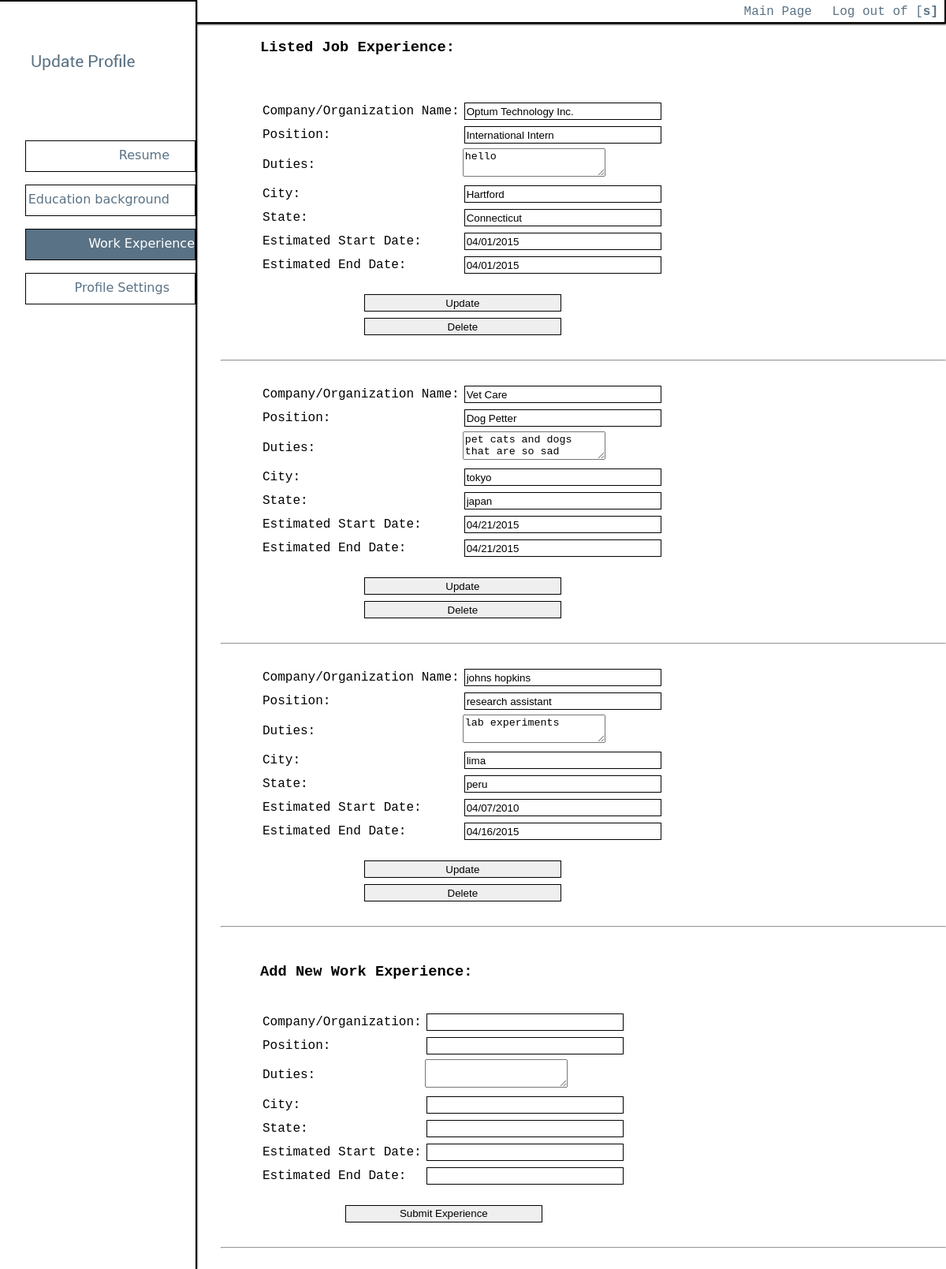
Screenshot of /MainPage/Profile/Update_Exp.php (signed in) with the database file from the repository.
### tables this page shows
CREATE TABLE `priorjobs` (
  `JobID` int(11) unsigned NOT NULL AUTO_INCREMENT,
  `PJCompanyName` varchar(45) NOT NULL COMMENT 'ResumeID FK',
  `PJJobTitle` varchar(45) NOT NULL,
  `PJDuties` varchar(45) DEFAULT NULL,
  `PJCity` varchar(45) DEFAULT NULL,
  `PJState` varchar(45) DEFAULT NULL,
  `PJStartDate` varchar(45) DEFAULT NULL,
  `PJEndDate` varchar(45) DEFAULT NULL,
  `UserId` varchar(45) NOT NULL,
  PRIMARY KEY (`JobID`),
  UNIQUE KEY `JobID_UNIQUE` (`JobID`),
  KEY `UserId_idx` (`UserId`),
  CONSTRAINT `seekername` FOREIGN KEY (`UserId`) REFERENCES `seeker` (`UserName`) ON DELETE CASCADE ON UPDATE NO ACTION
);

### MainPage/Profile/Update_Exp.php (the view, shortened to what this page needs)
 <!doctype html>
<html>
<head>
<link href="jquery-ui.css" rel="stylesheet">
<link href="../stylesheet_main.css" rel="stylesheet" type="text/css" >
</head>
<body>
<header>
<div class="topbar">
  <div class="navbutton">
    <nav>
         	<a class="topbutton" href="../Main_Page.php">Main Page</a>
            <a class="topbutton" href = "../../login/logout.php">Log out of [<b><?php echo "". $_SESSION['login_user'];?>]</b></a>
    </nav>
  </div>
</div>
<div class="sidebar">
  <h1><img src="../../MainPage_img/Update Profile.png"></h1>
  <div class="navbutton">
    <nav>
      <a class="side_button" href="Update_Resume.php">Resume</a>
      <a class="side_button" href="Update_Edu.php">Education background</a>
      <a class="side_button_select">Work Experience</a>
	  <a class="side_button" href="User_Settings.php">Profile Settings</a>
    </nav>
  </div>
</div>
</header>
<div class = "content">
<h3 class = "contentHeader">Listed Job Experience:</h3><br><br>
<?php
	$sql = "SELECT * FROM priorjobs WHERE UserID = '".  $_SESSION['login_user'].
		"' ;";
    $conn = new mysqli($address, $username, $password, $database);
	 if ($conn->connect_error) {
        die("Connection failed: " . $conn->connect_error);
    } else {
	    $result = $conn->query($sql);
		if (!$result) {
		    echo "<b>database result error</b>";
			exit;
		} else {
		  while($row = $result->fetch_assoc())
			{
			echo "<div style='padding-left:50px; padding-right:100px;'><form method ='post' action='submitJobUpdate.php'>";
			echo "<table border='0'><tr>";
			echo "<td>Company/Organization Name: </td>";
			echo '<td><input name="company" value = "'.$row["PJCompanyName"].'"> </input></td></tr>';
			echo "<tr><td>Position: </td>";
			echo '<td><input name="position" value = "'.$row["PJJobTitle"].'"> </input></td></tr>';
			echo "<tr><td>Duties: </td>";
			echo '<td><textarea name="duties" value = "'.$row["PJDuties"].'">'.$row["PJDuties"].' </textarea></td></tr>';
			echo "<tr><td>City: </td>";
			echo '<td><input name="city" value = "'.$row["PJCity"].'"> </input></td></tr>';
			echo "<tr><td>State: </td>";
			echo '<td><input name="state" value = "'.$row["PJState"].'"> </input></td></tr>';
			echo "<tr><td>Estimated Start Date: </td><td>";
			echo '<input name = "start" class = "datepicker" value = "'.$row["PJStartDate"].'" readonly> </input></td></tr>';
			echo "<tr><td>Estimated End Date: </td><td>";
			echo '<input name = "end" class = "datepicker" value = "'.$row["PJEndDate"].'" readonly> </input></td></tr>';
			echo "<tr><td colspan='2' align='center'><br><input  type='submit' name = 'update' value = 'Update'></td></tr>";
			echo "<tr><td colspan='2' align='center'><input  type='submit' name = 'delete' value = 'Delete'></td></tr>";
			echo "</table></form></div><br><hr><br>";
			}
		}
	}
?>
<h3 class = "contentHeader">Add New Work Experience:</h3><br>
			<div style='padding-left:50px; padding-right:100px;'><form method ='post' action='submitJobUpdate.php'>
			<table border='0'>
			<tr>
			<td>Company/Organization: </td><td><input name="company"> </input></td>
			</tr><tr>
			<td>Position:</td> <td><input name = 'position'></td>
			</tr><tr>
			<td>Duties:</td><td> <textarea name = 'duties' > </textarea></td>
			</tr><tr>
			<td>City:</td> <td><input name = 'city'></td>
			</tr><tr>
			<td>State:</td> <td><input name = 'state'></td>
			</tr><tr>
			<td>Estimated Start Date: </td><td> <input name = "start" class = "datepicker" readonly> </input></td>
			</tr><tr>
			<td>Estimated End Date: </td><td> <input name = "end" class = "datepicker"  readonly> </input></td>
			</tr><tr>
			<td colspan='2' align='center'><br><input  type='submit' name = 'add' value = 'Submit Experience'></td></tr>
			</table></form></div><br><hr><br>
</div>
</body>
</html>

### MainPage/stylesheet_main.css (style rules this page uses)
* { -webkit-box-sizing: border-box; -moz-box-sizing: border-box; box-sizing: border-box; }
body { overflow-x: hidden; margin: 0; -moz-transition: opacity .25s ease-in-out, background .25s ease-in-out; -webkit-transition: opacity .25s ease-in-out, background .25s ease-in-out; font-family:Consolas, "Andale Mono", "Lucida Console", "Lucida Sans Typewriter", Monaco, "Courier New", monospace; }
.topbar { background-color: white; opacity: 1; }
.sidebar { background-color: white; opacity: 1; }
h1 { font-family:Consolas, "Andale Mono", "Lucida Console", "Lucida Sans Typewriter", Monaco, "Courier New", monospace; font-size: 2em; }
.topbar { text-align:right; height: 30px; z-index: 0; top: 0px; border-bottom: 2px solid black; border-right: 2px solid black; padding: 0em; margin-left: 0em; box-shadow: 0px 1px 2px black; }
.topbar a { margin: 0.5em; }
.topbar,nav { padding-top:0.2em; }
.sidebar { display: block; width: 250px; height: 100%; position: fixed; left: 0px; top: 0px; z-index: 100; border-right: 2px solid black; border-top: 2px solid black; padding-left: 2em; box-shadow: 0px 0px 2px black; background-color: white; }
.side_button { height: 40px; text-align:right; display: block; border: thin solid; border-color: black; position: relative; padding-right: 2em; padding-top:0.5em; margin-bottom: 1em; text-decoration:none; -webkit-transition: all .5s ease-out; -moz-transition: all .2s ease-out; -ms-transition: all .2s ease-out; transition: all .2s ease-out; font-family:"Lucida Grande", "Lucida Sans Unicode", "Lucida Sans", "DejaVu Sans", Verdana, sans-serif; font-size:16px; color:#5a7285; background-color:white; }
.side_button_select { height: 40px; text-align:right; display: block; border: thin solid; border-color: black; position: relative; padding-right: 0em; padding-top:0.5em; padding-bottom: 0.5em; margin-bottom: 1em; -webkit-transition: all .5s ease-out; -moz-transition: all .5s ease-out; -ms-transition: all .5s ease-out; transition: all .5s ease-out; font-family:"Lucida Grande", "Lucida Sans Unicode", "Lucida Sans", "DejaVu Sans", Verdana, sans-serif; font-size:16px; color:white; background-color:#5a7285; }
.topbutton { color:#5a7285; text-decoration:none; }
.content { padding-left: 280px; }
.contentHeader { padding-left: 50px; }
#centered_inputs select,input { width: 250px; border: 1px solid #000; padding: 2px; margin: 2px; height: 22px; -moz-box-sizing: border-box; -webkit-box-sizing: border-box; box-sizing: border-box; }

### rows the page displays
priorjobs: company "Optum Technology Inc.", position "International Intern", duties "hello", city "Hartford", state "Connecticut", start "04/01/2015", end "04/01/2015"
priorjobs: company "Vet Care", position "Dog Petter", duties "pet cats and dogs that are so sad", city "tokyo", state "japan", start "04/21/2015", end "04/21/2015"
priorjobs: company "johns hopkins", position "research assistant", duties "lab experiments", city "lima", state "peru", start "04/07/2010", end "04/16/2015"

### other values shown
$_SESSION['login_user'] "s"
